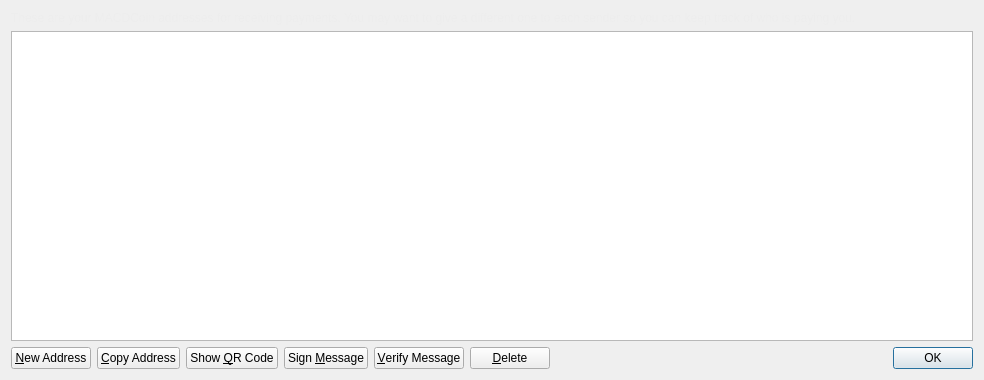
<?xml version="1.0" encoding="UTF-8"?>
<ui version="4.0">
 <class>AddressBookPage</class>
 <widget class="QWidget" name="AddressBookPage">
  <property name="geometry">
   <rect>
    <x>0</x>
    <y>0</y>
    <width>984</width>
    <height>380</height>
   </rect>
  </property>
  <property name="windowTitle">
   <string>Address Book</string>
  </property>
  <property name="autoFillBackground">
   <bool>true</bool>
  </property>
  <property name="locale">
   <locale language="English" country="UnitedStates"/>
  </property>
  <layout class="QVBoxLayout" name="verticalLayout">
   <item>
    <widget class="QLabel" name="labelExplanation">
     <property name="styleSheet">
      <string notr="true">#labelExplanation { color: #ededed; }</string>
     </property>
     <property name="text">
      <string>These are your MACDCoin addresses for receiving payments. You may want to give a different one to each sender so you can keep track of who is paying you.</string>
     </property>
     <property name="textFormat">
      <enum>Qt::PlainText</enum>
     </property>
     <property name="wordWrap">
      <bool>true</bool>
     </property>
    </widget>
   </item>
   <item>
    <widget class="QTableView" name="tableView">
     <property name="contextMenuPolicy">
      <enum>Qt::CustomContextMenu</enum>
     </property>
     <property name="toolTip">
      <string>Double-click to edit address or label</string>
     </property>
     <property name="tabKeyNavigation">
      <bool>false</bool>
     </property>
     <property name="alternatingRowColors">
      <bool>true</bool>
     </property>
     <property name="selectionMode">
      <enum>QAbstractItemView::SingleSelection</enum>
     </property>
     <property name="selectionBehavior">
      <enum>QAbstractItemView::SelectRows</enum>
     </property>
     <property name="sortingEnabled">
      <bool>true</bool>
     </property>
     <attribute name="verticalHeaderVisible">
      <bool>false</bool>
     </attribute>
    </widget>
   </item>
   <item>
    <layout class="QHBoxLayout" name="horizontalLayout">
     <item>
      <widget class="QPushButton" name="newAddressButton">
       <property name="toolTip">
        <string>Create a new address</string>
       </property>
       <property name="text">
        <string>&amp;New Address</string>
       </property>
       <property name="icon">
        <iconset resource="../bitcoin.qrc">
         <normaloff>:/icons/add</normaloff>:/icons/add</iconset>
       </property>
      </widget>
     </item>
     <item>
      <widget class="QPushButton" name="copyToClipboard">
       <property name="toolTip">
        <string>Copy the currently selected address to the system clipboard</string>
       </property>
       <property name="text">
        <string>&amp;Copy Address</string>
       </property>
       <property name="icon">
        <iconset resource="../bitcoin.qrc">
         <normaloff>:/icons/editcopy</normaloff>:/icons/editcopy</iconset>
       </property>
      </widget>
     </item>
     <item>
      <widget class="QPushButton" name="showQRCode">
       <property name="text">
        <string>Show &amp;QR Code</string>
       </property>
       <property name="icon">
        <iconset resource="../bitcoin.qrc">
         <normaloff>:/icons/qrcode</normaloff>:/icons/qrcode</iconset>
       </property>
      </widget>
     </item>
     <item>
      <widget class="QPushButton" name="signMessage">
       <property name="toolTip">
        <string>Sign a message to prove you own a MACDCoin address</string>
       </property>
       <property name="text">
        <string>Sign &amp;Message</string>
       </property>
       <property name="icon">
        <iconset resource="../bitcoin.qrc">
         <normaloff>:/icons/edit</normaloff>:/icons/edit</iconset>
       </property>
      </widget>
     </item>
     <item>
      <widget class="QPushButton" name="verifyMessage">
       <property name="toolTip">
        <string>Verify a message to ensure it was signed with a specified MACDCoin address</string>
       </property>
       <property name="text">
        <string>&amp;Verify Message</string>
       </property>
       <property name="icon">
        <iconset resource="../bitcoin.qrc">
         <normaloff>:/icons/transaction_0</normaloff>:/icons/transaction_0</iconset>
       </property>
      </widget>
     </item>
     <item>
      <widget class="QPushButton" name="deleteButton">
       <property name="toolTip">
        <string>Delete the currently selected address from the list</string>
       </property>
       <property name="text">
        <string>&amp;Delete</string>
       </property>
       <property name="icon">
        <iconset resource="../bitcoin.qrc">
         <normaloff>:/icons/remove</normaloff>:/icons/remove</iconset>
       </property>
      </widget>
     </item>
     <item>
      <spacer name="horizontalSpacer">
       <property name="orientation">
        <enum>Qt::Horizontal</enum>
       </property>
       <property name="sizeHint" stdset="0">
        <size>
         <width>40</width>
         <height>20</height>
        </size>
       </property>
      </spacer>
     </item>
     <item>
      <widget class="QDialogButtonBox" name="buttonBox">
       <property name="sizePolicy">
        <sizepolicy hsizetype="Maximum" vsizetype="Fixed">
         <horstretch>0</horstretch>
         <verstretch>0</verstretch>
        </sizepolicy>
       </property>
       <property name="standardButtons">
        <set>QDialogButtonBox::Ok</set>
       </property>
      </widget>
     </item>
    </layout>
   </item>
  </layout>
 </widget>
 <resources>
  <include location="../bitcoin.qrc"/>
 </resources>
 <connections/>
</ui>
